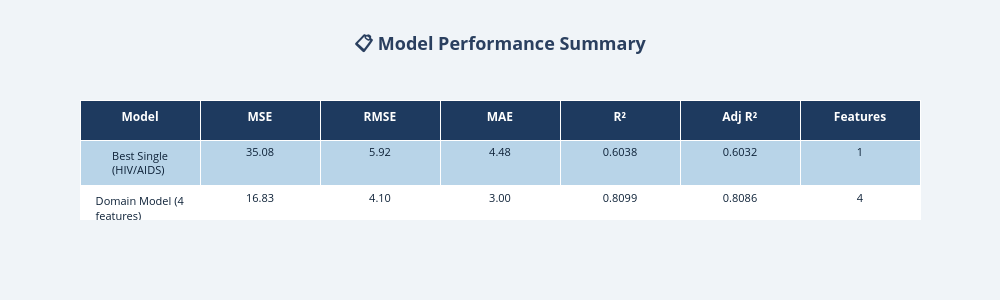

The notebook cell this image was saved under:
### Markdown cell above
# DASHBOARD SUMMARY TABLE

### Code cell
print("\n6. Generating Performance Summary Table...")

# Calculate comprehensive metrics
summary_data = []
for name, preds, resids, model_obj in [
    ("Best Single (HIV/AIDS)", y_pred_single, residuals_single, single_model_res),
    ("Domain Model (4 features)", y_pred_domain, residuals_domain, domain_model_res),
    ("Full Model (14 features)", y_pred_full, residuals_full, full_model_res)
]:
    mse = np.mean(resids ** 2)
    rmse = np.sqrt(mse)
    mae = np.mean(np.abs(resids))
    r2 = 1 - (np.sum(resids ** 2) / np.sum((y_test - np.mean(y_test)) ** 2))
    
    # Calculate adjusted R²
    n = len(y_test)
    p = model_obj.n_features
    adj_r2 = 1 - ((1 - r2) * (n - 1) / (n - p - 1))
    
    summary_data.append({
        'Model': name,
        'MSE': f'{mse:.2f}',
        'RMSE': f'{rmse:.2f}',
        'MAE': f'{mae:.2f}',
        'R²': f'{r2:.4f}',
        'Adj R²': f'{adj_r2:.4f}',
        'Features': p
    })

summary_df = pd.DataFrame(summary_data)

# Create styled summary table using plotly
fig_summary = go.Figure(data=[go.Table(
    header=dict(
        values=['<b>' + col + '</b>' for col in summary_df.columns],
        fill_color=COLORS['primary'],
        align='center',
        font=dict(color='white', size=12),
        height=40
    ),
    cells=dict(
        values=[summary_df[col] for col in summary_df.columns],
        fill_color=[[COLORS['lighter'], 'white'] * len(summary_df)],
        align='center',
        font=dict(color=COLORS['dark'], size=11),
        height=30
    )
)])

fig_summary.update_layout(
    title='<b>📋 Model Performance Summary</b>',
    width=1000,
    height=300,
    paper_bgcolor=COLORS['background'],
    title_font_size=18,
    title_x=0.5
)

fig_summary.show()

### Figure 1 — Plotly figure (JSON) as saved in the notebook; plotly's stock layout.template omitted (floating-point values rounded to 4 significant figures)
{"data": [{"cells": {"align": "center", "fill": {"color": [["#B8D4E8", "white", "#B8D4E8", "white", "#B8D4E8", "white"]]}, "font": {"color": "#0D2137", "size": 11}, "height": 30, "values": [["Best Single (HIV/AIDS)", "Domain Model (4 features)", "Full Model (14 features)"], ["35.08", "16.83", "14.10"], ["5.92", "4.10", "3.75"], ["4.48", "3.00", "2.72"], ["0.6038", "0.8099", "0.8408"], ["0.6032", "0.8086", "0.8369"], [1, 4, 14]]}, "header": {"align": "center", "fill": {"color": "#1E3A5F"}, "font": {"color": "white", "size": 12}, "height": 40, "values": ["<b>Model</b>", "<b>MSE</b>", "<b>RMSE</b>", "<b>MAE</b>", "<b>R²</b>", "<b>Adj R²</b>", "<b>Features</b>"]}, "type": "table"}], "layout": {"height": 300, "paper_bgcolor": "#F0F4F8", "title": {"font": {"size": 18}, "text": "<b>📋 Model Performance Summary</b>", "x": 0.5}, "width": 1000}}
